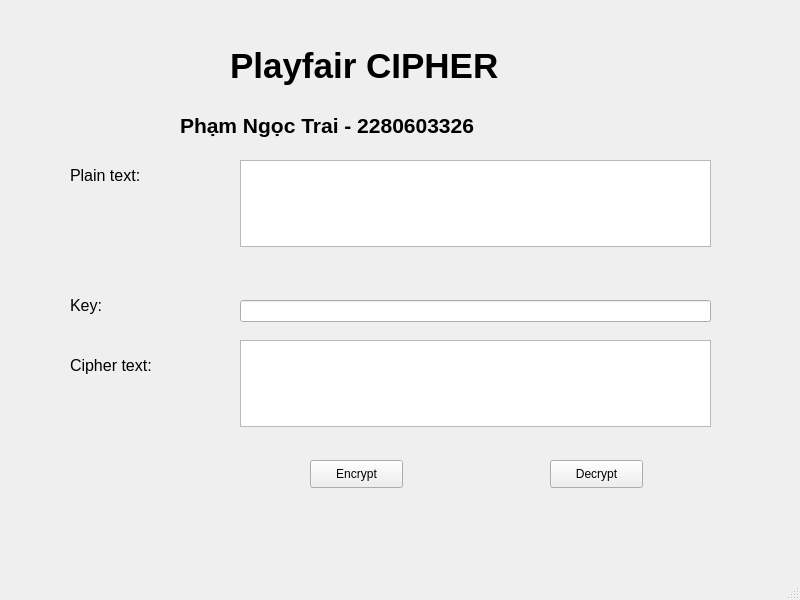
<?xml version="1.0" encoding="UTF-8"?>
<ui version="4.0">
 <class>MainWindow</class>
 <widget class="QMainWindow" name="MainWindow">
  <property name="geometry">
   <rect>
    <x>0</x>
    <y>0</y>
    <width>800</width>
    <height>600</height>
   </rect>
  </property>
  <property name="windowTitle">
   <string>MainWindow</string>
  </property>
  <widget class="QWidget" name="centralwidget">
   <widget class="QLabel" name="label_3">
    <property name="geometry">
     <rect>
      <x>70</x>
      <y>160</y>
      <width>161</width>
      <height>31</height>
     </rect>
    </property>
    <property name="font">
     <font>
      <pointsize>12</pointsize>
     </font>
    </property>
    <property name="text">
     <string>Plain text:</string>
    </property>
   </widget>
   <widget class="QPushButton" name="btn_decrypt">
    <property name="geometry">
     <rect>
      <x>550</x>
      <y>460</y>
      <width>93</width>
      <height>28</height>
     </rect>
    </property>
    <property name="text">
     <string>Decrypt</string>
    </property>
   </widget>
   <widget class="QLabel" name="label_5">
    <property name="geometry">
     <rect>
      <x>70</x>
      <y>350</y>
      <width>161</width>
      <height>31</height>
     </rect>
    </property>
    <property name="font">
     <font>
      <pointsize>12</pointsize>
     </font>
    </property>
    <property name="text">
     <string>Cipher text: </string>
    </property>
   </widget>
   <widget class="QLineEdit" name="txt_key">
    <property name="geometry">
     <rect>
      <x>240</x>
      <y>300</y>
      <width>471</width>
      <height>22</height>
     </rect>
    </property>
   </widget>
   <widget class="QLabel" name="label_4">
    <property name="geometry">
     <rect>
      <x>70</x>
      <y>290</y>
      <width>161</width>
      <height>31</height>
     </rect>
    </property>
    <property name="font">
     <font>
      <pointsize>12</pointsize>
     </font>
    </property>
    <property name="text">
     <string>Key: </string>
    </property>
   </widget>
   <widget class="QLabel" name="label">
    <property name="geometry">
     <rect>
      <x>230</x>
      <y>40</y>
      <width>431</width>
      <height>51</height>
     </rect>
    </property>
    <property name="font">
     <font>
      <pointsize>26</pointsize>
      <weight>75</weight>
      <bold>true</bold>
     </font>
    </property>
    <property name="text">
     <string>Playfair CIPHER</string>
    </property>
   </widget>
   <widget class="QPushButton" name="btn_encrypt">
    <property name="geometry">
     <rect>
      <x>310</x>
      <y>460</y>
      <width>93</width>
      <height>28</height>
     </rect>
    </property>
    <property name="text">
     <string>Encrypt</string>
    </property>
   </widget>
   <widget class="QLabel" name="label_2">
    <property name="geometry">
     <rect>
      <x>180</x>
      <y>100</y>
      <width>441</width>
      <height>51</height>
     </rect>
    </property>
    <property name="font">
     <font>
      <pointsize>16</pointsize>
      <weight>75</weight>
      <bold>true</bold>
     </font>
    </property>
    <property name="text">
     <string>Phạm Ngọc Trai - 2280603326</string>
    </property>
   </widget>
   <widget class="QTextEdit" name="txt_cipher_text">
    <property name="geometry">
     <rect>
      <x>240</x>
      <y>340</y>
      <width>471</width>
      <height>87</height>
     </rect>
    </property>
   </widget>
   <widget class="QTextEdit" name="txt_plain_text">
    <property name="geometry">
     <rect>
      <x>240</x>
      <y>160</y>
      <width>471</width>
      <height>87</height>
     </rect>
    </property>
   </widget>
  </widget>
  <widget class="QMenuBar" name="menubar">
   <property name="geometry">
    <rect>
     <x>0</x>
     <y>0</y>
     <width>800</width>
     <height>26</height>
    </rect>
   </property>
  </widget>
  <widget class="QStatusBar" name="statusbar"/>
 </widget>
 <resources/>
 <connections/>
</ui>
